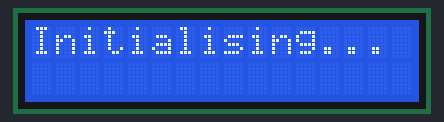
The sketch below on a simulated Arduino Uno, built with avr-gcc and run on an emulated ATmega328P. Parts: 16×2 character LCD.

Above: at 0.1 s.
At 2.1 s:
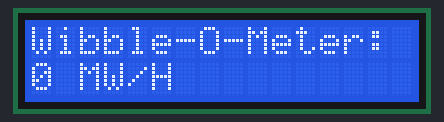

The sketch:

wibble_o_meter.ino
```cpp
#include <LiquidCrystal.h>
#include <IRremote.h>

const int rs = 7, en = 6, d4 = 5, d5 = 4, d6 = 3, d7 = 2;
LiquidCrystal lcd(rs, en, d4, d5, d6, d7);
int long WibbLevel = 0;
int LastStatusSensor = 1;

//IR Reciever setup
const int RECV_PIN = 8;
IRrecv irrecv(RECV_PIN);
decode_results results;

void setup() {
  Serial.begin(9600);
  lcd.begin(16, 2);
  lcd.print("Initialising...");
  delay(2000);
  lcd.clear();

  irrecv.enableIRIn();
  irrecv.blink13(true);
}

void loop() {
  Title();
  WibbCount();
}

void Title() {
  lcd.setCursor(0, 0);
  lcd.print("Wibble-O-Meter:");
}

void WibbCount() {
  lcd.setCursor(0, 1);
  lcd.print(WibbLevel);
  lcd.print(" MW/H");


  int StatusSensor = digitalRead(RECV_PIN);
  if (StatusSensor != LastStatusSensor) {
    if (irrecv.decode(&results)){

          if (results.value == 0XFFFFFFFF)
            results.value = WibbLevel;

          switch(results.value){
            case 0xFFA857:
            WibbLevel--;
            Serial.println(WibbLevel);
            break;
            case 0xFF629D:
            WibbLevel++;
            Serial.println(WibbLevel);
            break;
          }
          WibbLevel = results.value;
          irrecv.resume();
    }
    LastStatusSensor = StatusSensor;
  }
}
```
